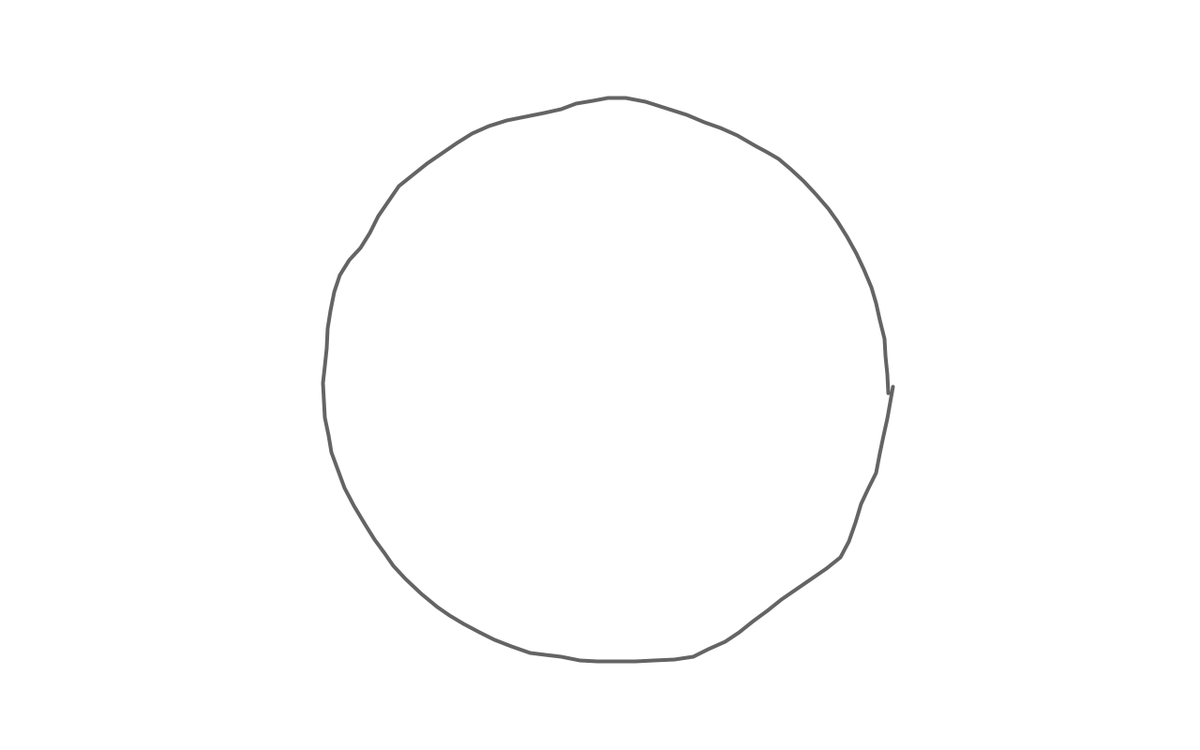
Frame 1 (no input)
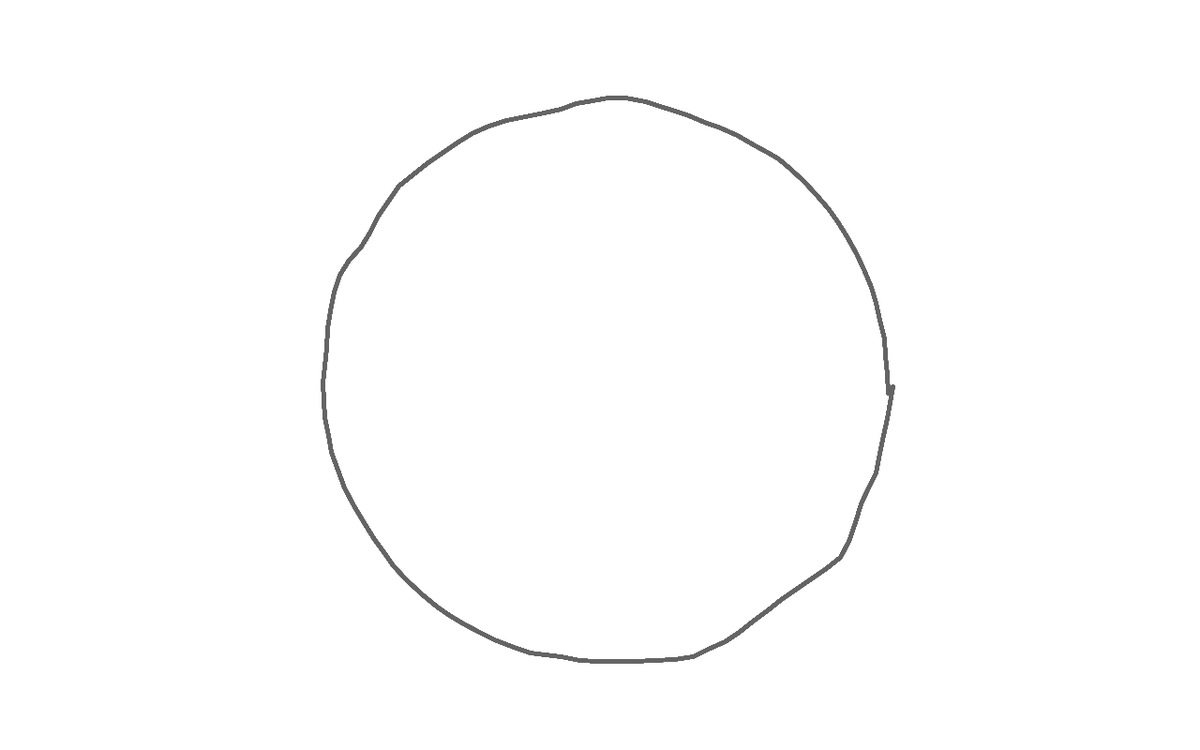
Frame 60 (the mouse pressed at the canvas centre just before this capture)
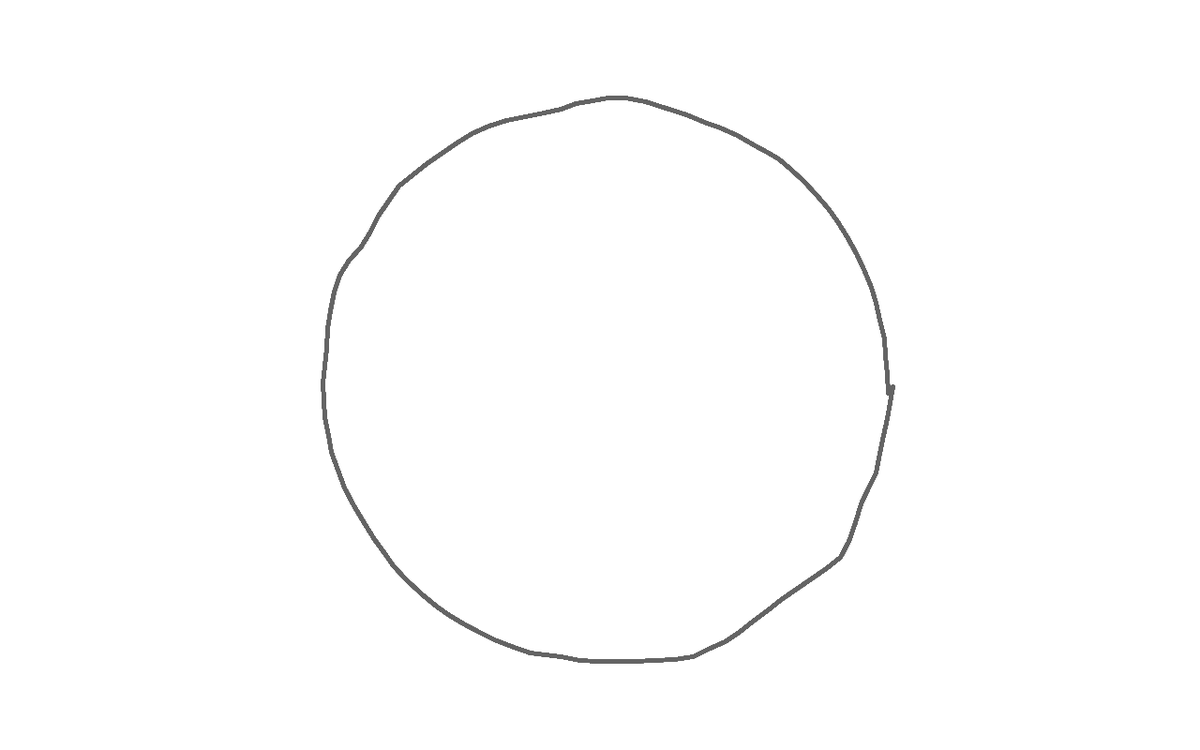
Frame 120 (the mouse held since frame 60 and released just before this capture)

The Processing sketch that drew these frames (run headless with seeded random() and noise(); from frame 60 on, the mouse is pressed at the canvas centre):

// Processing sketch: wavyCircle
// ── wavyCircle.pde
PVector temp1;
PVector temp2;
PVector temp3;

void setup(){
  size(1280, 800);
  background(255); 
  smooth();
  noFill();
}

void draw(){

  translate(width/2, height/2);

  int radius = 300;                                      // size
  float numPoints = 100;                                // points for vertices later
  float pointDegree = 366 / numPoints;                 // makes a (full) circle
  float noiseCount = 0;                               // set it later for randomness!
  
 // Adding the PVectors in an array
  ArrayList<PVector> shapePoints = new ArrayList();
  for (int i=0; i<numPoints; i++) {
    float x = cos(radians(pointDegree * i)) * radius;
    float y = sin(radians(pointDegree * i)) * radius;
    float n = noise(noiseCount) * 20;
    PVector temp = new PVector(x+n, y+n);
    noiseCount += 0.2;                        // degree of randomness
    shapePoints.add(temp);
  }
  
  
    //TRIANGLES
//  stroke(255);
//  strokeWeight(1);
//  fill(100, 255, 30, 10);
//  for (int i = 0; i < 50; i++){
//    temp1 = shapePoints.get(int(random(0, shapePoints.size())));
//    temp2 = shapePoints.get(int(random(0, shapePoints.size())));
//    temp3 = shapePoints.get(int(random(0, shapePoints.size())));
//    triangle(temp1.x, temp1.y, temp2.x, temp2.y, temp3.x, temp3.y);
//}
  
  //OUTERSHAPE
  stroke(100);
  strokeWeight(4);
  beginShape();
  for (int i = 0; i < numPoints; i++){
    PVector thisvector = shapePoints.get(i);
    vertex(thisvector.x, thisvector.y);
    noiseCount += 20;
  }
  endShape();
  
  save("circle.png");



}
